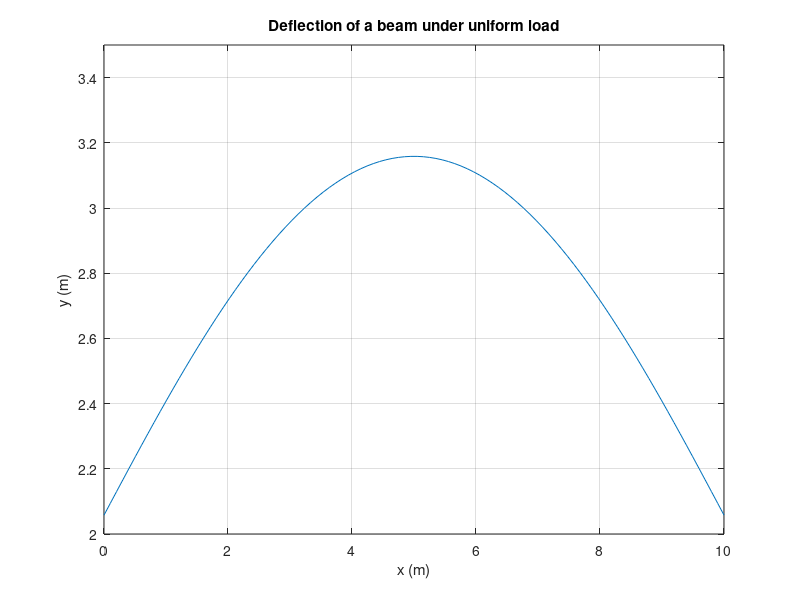

This chart was generated by the following MATLAB code:
clear; close all; clc;
format compact;

% Define the given parameters
L = 10;     % Length of the beam (m)
W = 200;    % Load intensity (N/m)
T = 1100;   % Tension (N)
EI = 12450; % Moment of inertia (N.m^2)

% Calculate the value of a
a = sqrt(T/EI);

% Define the range of x values
x = linspace(0, L);

% Calculate the corresponding y values using the given formula
y = (W*EI/T^2) * ((cosh(a*(L/2-x))) / (cosh(a*L/2))) + (W*x.*(L-x)/(2*T));

% Plot the graph of y against x
plot(x, y),xlabel('x (m)'), ylabel('y (m)'),grid on;
axis([0 10 2 3.5]);
title('Deflection of a beam under uniform load');
